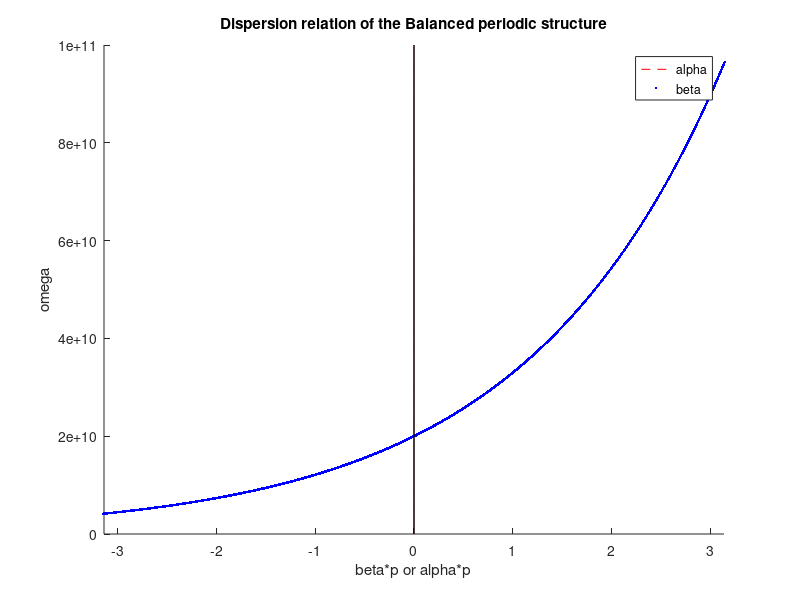

This chart was generated by the following MATLAB code:
%初始化
clear
clc
close all

%四个电路参数
LR = 2.5 * 1e-9; %右手单位长度电感
CR = 1e-12; %右手单位长度电感
LL = 2.5 * 1e-9; %右手单位长度电感
CL = 1e-12; %右手单位长度电感

Omega = 1e11;
omega = 0:Omega / 20000:Omega; %扫频范围

p = 3.75e-4; %网格间距

Z = 1i * omega * LR / 2 + 1 ./ (1i * 2 * omega * CL);
Y = 1i * omega * CR + 1 ./ (1i * omega * LL);
omega0 = (LR * CR * LL * CL) ^ (-1/4);

gamma = 1 / p * acosh(1 - Z .* Y);
beta = real(gamma);
alpha = imag(gamma);
beta(omega < omega0) = -beta(omega < omega0);

%%fig3.35(b)
h1 = figure;
hold on
plot(alpha * p, omega, '--', 'color', 'r')
plot(beta * p, omega, '.', 'color', 'b')
plot([0 0], [0 omega(end)], 'LineWidth', 1, 'Color', 'k')
xlim([-pi pi])
ylim([0 omega(end)])
xlabel('beta*p or alpha*p')
ylabel('omega')
title('Dispersion relation of the Balanced periodic structure')
legend('alpha', 'beta')
